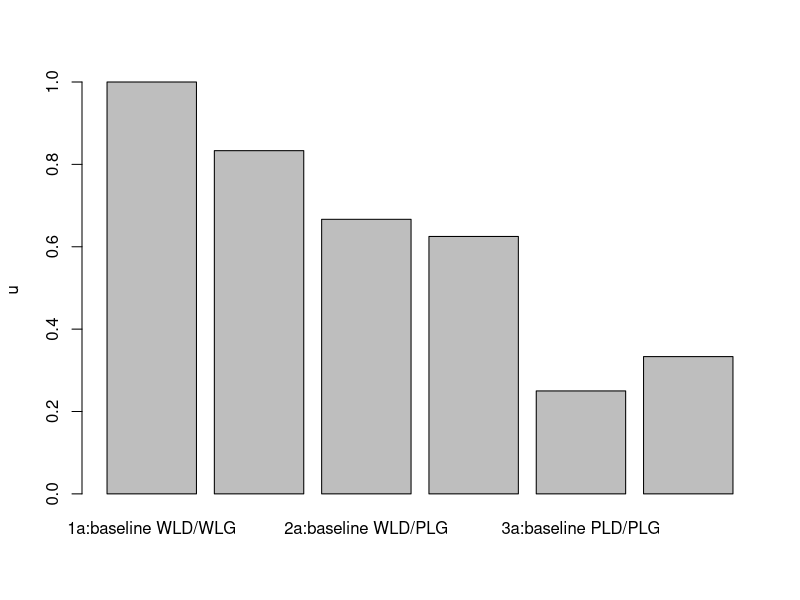
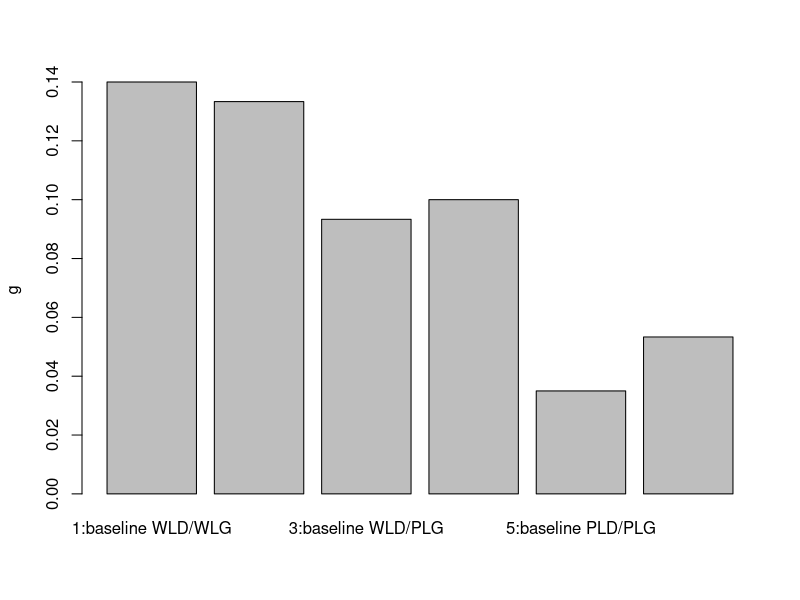
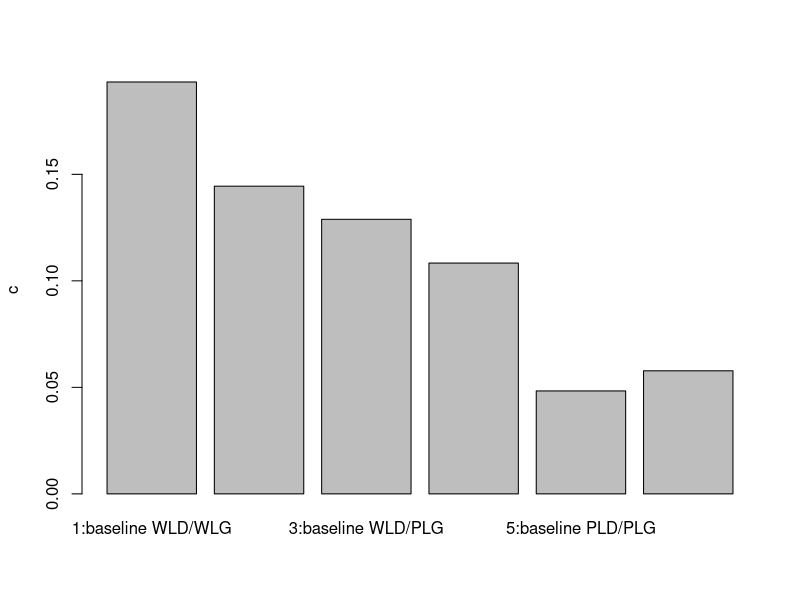
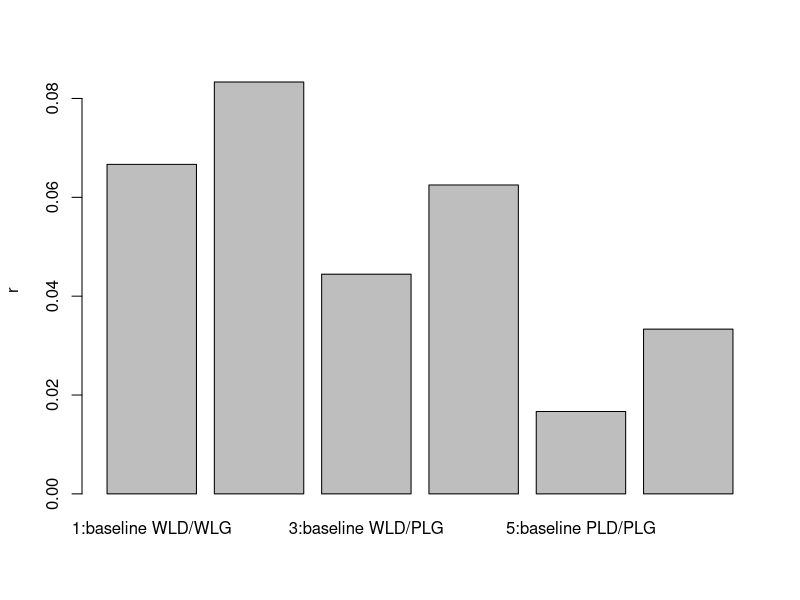
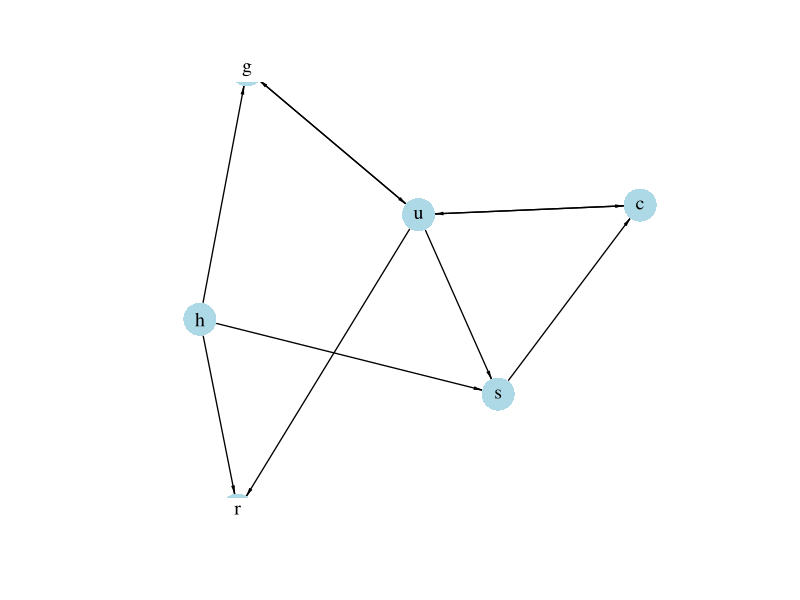

R code for these plots, in order:
## ---- chunk 1

#Clear the environment
rm(list=ls(all=TRUE))

# Set number of scenarios (including baselines)
S=6

#Create vector in which equilibrium solutions from different parameterisations will be stored
u_star=vector(length=S) # utilisation rate
g_star=vector(length=S) # growth rate of capital stock
s_star=vector(length=S) # saving rate
c_star=vector(length=S) # consumption rate
r_star=vector(length=S) # profit rate

# Set exogenous variables whose parameterisation changes across regimes 
g0=vector(length=S) # animal spirits
sw=vector(length=S) # propensity to save out of wages 
h=vector(length=S)  # profit share
g1=vector(length=S) # sensitivity of investment with respect to utilisation

### Construct different scenarios across 3 regimes: (1) WLD/WLG, (2) WLD/PLG, (3) PLD/PLG 
for (i in 1:S){
  if (i==1){ # baseline WLD/WLG
    g0[1]=0.02
    g1[1]=0.1
    h[1]=0.2
    }
  if (i==2){ # increase in profit share in WLD/WLG regime
    g0[2]=0.02
    g1[2]=0.1
    h[2]=0.3
  }
  if (i==3){ # baseline WLD/PLG
    g0[3]=0.02
    g1[3]=0.08
    h[3]=0.2
  }
  if (i==4){ # increase in profit share in WLD/PLG regime
    g0[4]=0.02
    g1[4]=0.08
    h[4]=0.3
  }
  if (i==5){ # baseline PLD/PLG
    g0[5]=-0.01
    g1[5]=0.1
    h[5]=0.2
  }
  if (i==6){ # increase in profit share in PLD/PLG regime
    g0[6]=-0.01
    g1[6]=0.1
    h[6]=0.3
  }
}

#Set constant parameter values
v=3    # capital-to-potential output ratio
g2=0.1 # sensitivity of investment with respect to profit share
sp=0.9 # propensity to save out of profits
sw=0.3 # propensity to save out of wages

#Check Keynesian stability condition for all scenarios
for (i in 1:S){
print(((sw+(sp-sw)*h[i])*(1/v) -g1[i])>0)
}

# Check demand and growth regime for 3 baseline scenarios
for (i in c(1,3,5)){
print(paste("Parameterisation", i, "yields:"))   
if(g2*(sw/v - g1[i])-g0[i]*(sp-sw)/v<0){
  print("wage-led demand regime")
  } else{
   print("profit-led demand regime")
  }
if(g1[i]*(g2*(sw/v - g1[i])-g0[i]*(sp-sw)/v)+g2*(((sw+(sp-sw)*h[i])*v^(-1)-g1[i])^2)<0){
  print("wage-led growth regime")
  } else{
  print("profit-led growth regime")
  }  
} 

# Initialise endogenous variables at some arbitrary positive value 
g=1
r=1
c=1
u=1
s=1

#Solve this system numerically through 1000 iterations based on the initialisation
for (i in 1:S){
  
  for (iterations in 1:1000){
    
    #(1) Profit rate
    r = (h[i]*u)/v
    
    #(2) Saving
    s = (sw+(sp-sw)*h[i])*(u/v)
    
    #(3) Consumption
    c= u/v-s
    
    #(4) Investment
    g = g0[i]+g1[i]*u+g2*h[i]
    
    #(5) Rate of capacity utilisation
    u = v*(c+g)
  }
  
  #Save results for different parameterisations in vector
  u_star[i]=u
  g_star[i]=g
  r_star[i]=r
  s_star[i]=s
  c_star[i]=c
}

## ---- chunk 2
#| label: fig-utilisation-pkdg
#| fig-cap: Rate of capacity utilisation

barplot(u_star, ylab="u", names.arg=c("1a:baseline WLD/WLG", "1b:rise prof share", "2a:baseline WLD/PLG", "2b:rise prof share", "3a:baseline PLD/PLG", "3b: rise prof share"))

## ---- chunk 3
#| label: fig-growth-pkdg
#| fig-cap: Rate of growth

barplot(g_star, ylab="g", names.arg=c("1:baseline WLD/WLG", "2:rise prof share", "3:baseline WLD/PLG",
                                      "4:rise prof share", 
                                      "5:baseline PLD/PLG", "6: rise prof share"))

## ---- chunk 4
#| label: fig-consumption-pkdg
#| fig-cap: Rate of consumption

barplot(c_star, ylab="c", names.arg=c("1:baseline WLD/WLG", "2:rise prof share", "3:baseline WLD/PLG",
                                      "4:rise prof share", 
                                      "5:baseline PLD/PLG", "6: rise prof share"))

## ---- chunk 5
#| label: fig-profit-rate-pkdg
#| fig-cap: Rate of profit

barplot(r_star, ylab="r", names.arg=c("1:baseline WLD/WLG", "2:rise prof share", "3:baseline WLD/PLG",
                                     "4:rise prof share", 
                                     "5:baseline PLD/PLG", "6: rise prof share"))

## ---- chunk 6
#| message: false
#| label: fig-dg-pkdg
#| fig-cap: Directed graph of post-Kaleckian growth model

## Create directed graph 
# Construct auxiliary Jacobian matrix for 6 variables: 
# r, h, u, s, c, g

M_mat=matrix(c(0,1,1,0,0,0,
               0,0,0,0,0,0,
               0,0,0,0,1,1,
               0,1,1,0,0,0,
               0,0,1,1,0,0,
               0,1,1,0,0,0), 6, 6, byrow=TRUE)

# Create adjacency matrix from transpose of auxiliary Jacobian and add column names
A_mat=t(M_mat)
colnames(A_mat) = c("r", "h", "u", "s", "c", "g")

# Create and plot directed graph from adjacency matrix
library(igraph)
dg= graph_from_adjacency_matrix(A_mat, mode="directed", weighted= NULL)
plot(dg, main="", vertex.size=15, vertex.color="lightblue", 
     vertex.label.color="black", edge.arrow.size=0.4, edge.width=1.3,
     edge.arrow.width=0.5, edge.color="black", vertex.label.cex=1.2, 
     vertex.frame.color="NA", margin=-0.2)

## ---- chunk 7

# Utilisation rate
for (i in 1:S){
print((g0[i]+g2*h[i])/((sw+(sp-sw)*h[i])/v-g1[i]))
}

# Growth rate
for (i in 1:S){
  print(((g0[i]+g2*h[i])*(sw+(sp-sw)*h[i])/v)/((sw+(sp-sw)*h[i])/v-g1[i]))
}

# Profit rate
for (i in 1:S){
  print((g0[i]+g2*h[i])*(h[i]/v)/((sw+(sp-sw)*h[i])/v-g1[i]))
}

